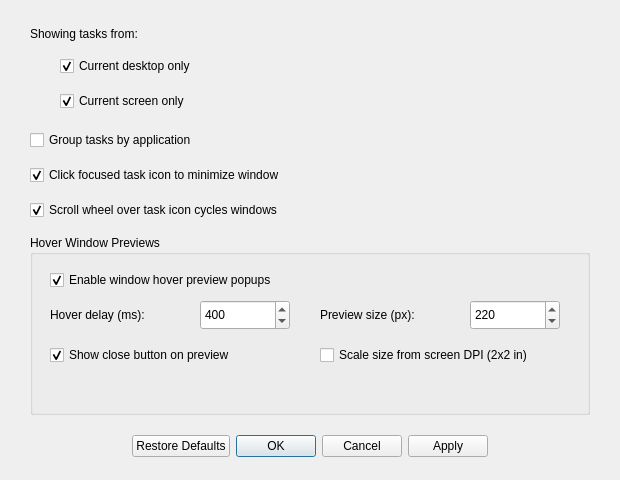
<?xml version="1.0" encoding="UTF-8"?>
<ui version="4.0">
 <class>TaskManagerSettingsDialog</class>
 <widget class="QDialog" name="TaskManagerSettingsDialog">
  <property name="geometry">
   <rect>
    <x>0</x>
    <y>0</y>
    <width>620</width>
    <height>480</height>
   </rect>
  </property>
  <property name="windowTitle">
   <string>Task Manager Settings</string>
  </property>
  <widget class="QDialogButtonBox" name="buttonBox">
   <property name="geometry">
    <rect>
     <x>30</x>
     <y>430</y>
     <width>560</width>
     <height>32</height>
    </rect>
   </property>
   <property name="orientation">
    <enum>Qt::Orientation::Horizontal</enum>
   </property>
   <property name="standardButtons">
    <set>QDialogButtonBox::StandardButton::Apply|QDialogButtonBox::StandardButton::Cancel|QDialogButtonBox::StandardButton::Ok|QDialogButtonBox::StandardButton::RestoreDefaults</set>
   </property>
   <property name="centerButtons">
    <bool>true</bool>
   </property>
  </widget>
  <widget class="QLabel" name="showLabel">
   <property name="geometry">
    <rect>
     <x>30</x>
     <y>20</y>
     <width>351</width>
     <height>28</height>
    </rect>
   </property>
   <property name="text">
    <string>Showing tasks from:</string>
   </property>
  </widget>
  <widget class="QCheckBox" name="showCurrentDesktopOnly">
   <property name="geometry">
    <rect>
     <x>60</x>
     <y>50</y>
     <width>401</width>
     <height>32</height>
    </rect>
   </property>
   <property name="text">
    <string>Current desktop only</string>
   </property>
   <property name="checked">
    <bool>true</bool>
   </property>
  </widget>
  <widget class="QCheckBox" name="showCurrentScreenOnly">
   <property name="geometry">
    <rect>
     <x>60</x>
     <y>85</y>
     <width>421</width>
     <height>32</height>
    </rect>
   </property>
   <property name="text">
    <string>Current screen only</string>
   </property>
   <property name="checked">
    <bool>true</bool>
   </property>
  </widget>
  <widget class="QCheckBox" name="groupTasksByApplication">
   <property name="geometry">
    <rect>
     <x>30</x>
     <y>125</y>
     <width>401</width>
     <height>30</height>
    </rect>
   </property>
   <property name="text">
    <string>Group tasks by application</string>
   </property>
  </widget>
  <widget class="QCheckBox" name="clickToMinimize">
   <property name="geometry">
    <rect>
     <x>30</x>
     <y>160</y>
     <width>401</width>
     <height>30</height>
    </rect>
   </property>
   <property name="text">
    <string>Click focused task icon to minimize window</string>
   </property>
   <property name="checked">
    <bool>true</bool>
   </property>
  </widget>
  <widget class="QCheckBox" name="scrollToCycle">
   <property name="geometry">
    <rect>
     <x>30</x>
     <y>195</y>
     <width>401</width>
     <height>30</height>
    </rect>
   </property>
   <property name="text">
    <string>Scroll wheel over task icon cycles windows</string>
   </property>
   <property name="checked">
    <bool>true</bool>
   </property>
  </widget>
  <widget class="QGroupBox" name="previewGroup">
   <property name="geometry">
    <rect>
     <x>30</x>
     <y>235</y>
     <width>560</width>
     <height>180</height>
    </rect>
   </property>
   <property name="title">
    <string>Hover Window Previews</string>
   </property>
   <widget class="QCheckBox" name="showWindowPreviews">
    <property name="geometry">
     <rect>
      <x>20</x>
      <y>30</y>
      <width>300</width>
      <height>30</height>
     </rect>
    </property>
    <property name="text">
     <string>Enable window hover preview popups</string>
    </property>
    <property name="checked">
     <bool>true</bool>
    </property>
   </widget>
   <widget class="QLabel" name="previewDelayLabel">
    <property name="geometry">
     <rect>
      <x>20</x>
      <y>65</y>
      <width>150</width>
      <height>30</height>
     </rect>
    </property>
    <property name="text">
     <string>Hover delay (ms):</string>
    </property>
   </widget>
   <widget class="QSpinBox" name="previewDelayMs">
    <property name="geometry">
     <rect>
      <x>170</x>
      <y>65</y>
      <width>90</width>
      <height>30</height>
     </rect>
    </property>
    <property name="minimum">
     <number>50</number>
    </property>
    <property name="maximum">
     <number>2000</number>
    </property>
    <property name="singleStep">
     <number>50</number>
    </property>
    <property name="value">
     <number>400</number>
    </property>
   </widget>
   <widget class="QLabel" name="previewSizeLabel">
    <property name="geometry">
     <rect>
      <x>290</x>
      <y>65</y>
      <width>150</width>
      <height>30</height>
     </rect>
    </property>
    <property name="text">
     <string>Preview size (px):</string>
    </property>
   </widget>
   <widget class="QSpinBox" name="previewSizePx">
    <property name="geometry">
     <rect>
      <x>440</x>
      <y>65</y>
      <width>90</width>
      <height>30</height>
     </rect>
    </property>
    <property name="minimum">
     <number>100</number>
    </property>
    <property name="maximum">
     <number>600</number>
    </property>
    <property name="singleStep">
     <number>20</number>
    </property>
    <property name="value">
     <number>220</number>
    </property>
   </widget>
   <widget class="QCheckBox" name="previewShowCloseButton">
    <property name="geometry">
     <rect>
      <x>20</x>
      <y>105</y>
      <width>250</width>
      <height>30</height>
     </rect>
    </property>
    <property name="text">
     <string>Show close button on preview</string>
    </property>
    <property name="checked">
     <bool>true</bool>
    </property>
   </widget>
   <widget class="QCheckBox" name="previewSizeFromDpi">
    <property name="geometry">
     <rect>
      <x>290</x>
      <y>105</y>
      <width>250</width>
      <height>30</height>
     </rect>
    </property>
    <property name="text">
     <string>Scale size from screen DPI (2x2 in)</string>
    </property>
    <property name="checked">
     <bool>false</bool>
    </property>
   </widget>
  </widget>
 </widget>
 <resources/>
 <connections>
  <connection>
   <sender>buttonBox</sender>
   <signal>accepted()</signal>
   <receiver>TaskManagerSettingsDialog</receiver>
   <slot>accept()</slot>
   <hints>
    <hint type="sourcelabel">
     <x>248</x>
     <y>254</y>
    </hint>
    <hint type="destinationlabel">
     <x>157</x>
     <y>274</y>
    </hint>
   </hints>
  </connection>
  <connection>
   <sender>buttonBox</sender>
   <signal>rejected()</signal>
   <receiver>TaskManagerSettingsDialog</receiver>
   <slot>reject()</slot>
   <hints>
    <hint type="sourcelabel">
     <x>316</x>
     <y>260</y>
    </hint>
    <hint type="destinationlabel">
     <x>286</x>
     <y>274</y>
    </hint>
   </hints>
  </connection>
 </connections>
</ui>
